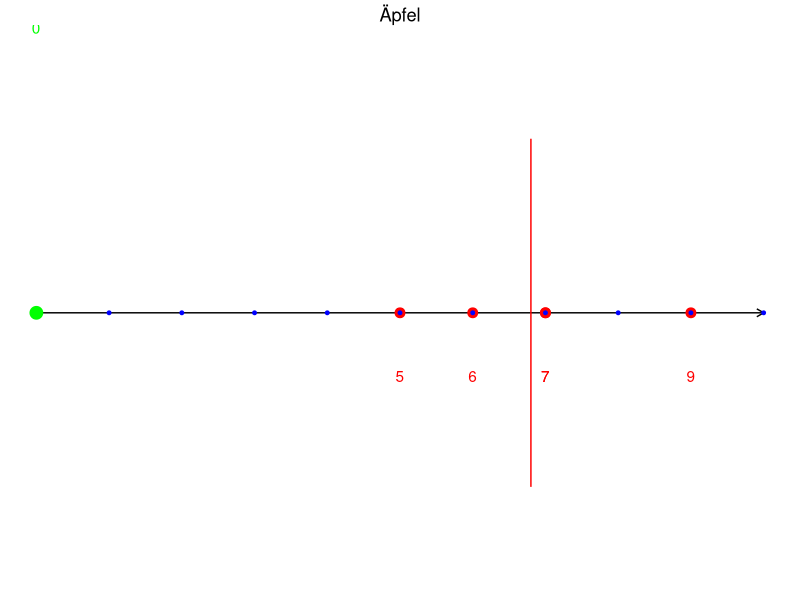
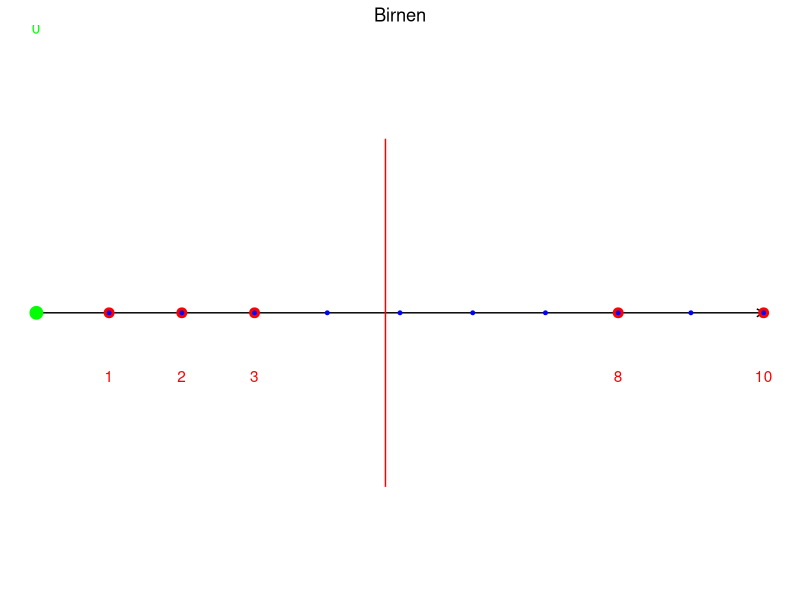
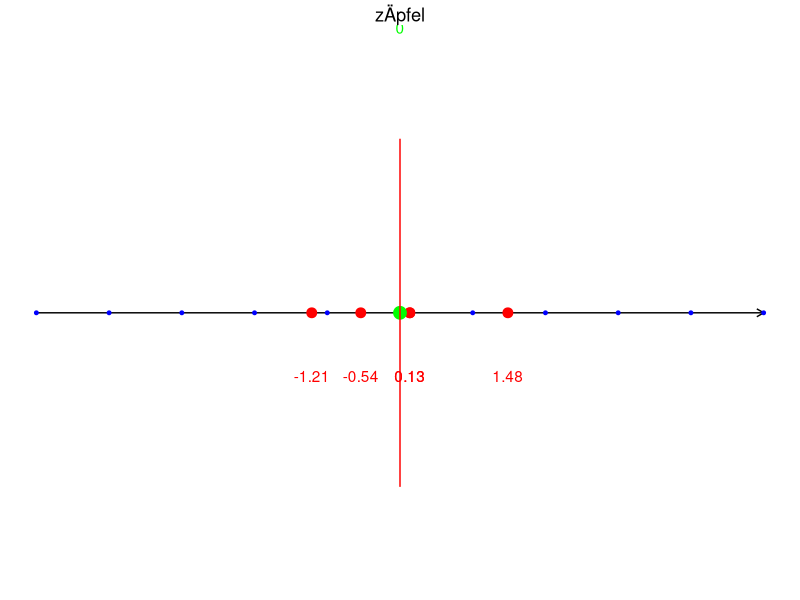
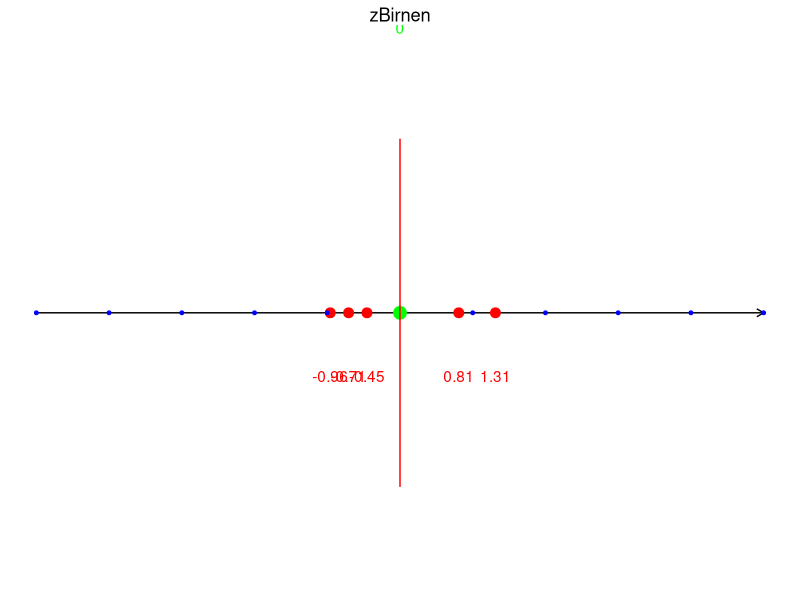
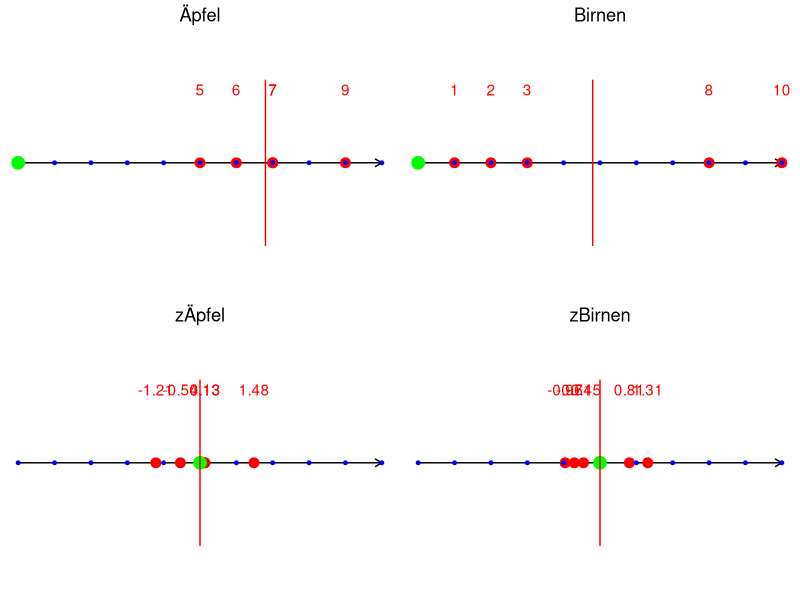

Reproduce these figures in R, in order.
library(tidyverse)
library(gridExtra)


Äpfel <- c(9,7,5,6,7)
Birnen <- c(3,2,8,10,1)

zÄpfel <- scale(Äpfel)
zBirnen <- scale(Birnen)

zÄpfel
zBirnen


create_number_line <- function(data, title, rotate_labels = FALSE, minimum, maximum, 
                               marked_numbers = NULL, marked_with_line = NULL) {
  full_range <- minimum:maximum # Range based on minimum and maximum
  
  plot <- ggplot() + 
    # Line
    geom_segment(aes(x = min(full_range), xend = max(full_range), y = 0, yend = 0), 
                 arrow = arrow(length = unit(0.2, "cm"))) +
    # Points from the vector
    geom_point(aes(x = data, y = rep(0, length(data))), size = 3, color = "red") +
    # Labels for points from the vector
    geom_text(aes(x = data, y = rep(-0.3, length(data)), label = round(data, 2)), 
              vjust = -16, color = "red", angle = ifelse(rotate_labels, 90, 0)) +
    # Markers for whole numbers
    geom_point(aes(x = full_range, y = rep(0, length(full_range))), size = 1, color = "blue") +
    ggtitle(title) +
    theme_void() +
    theme(panel.grid = element_blank(), plot.title = element_text(hjust = 0.5))
  
  # Mark specific numbers with points and labels if provided
  if (!is.null(marked_numbers)) {
    plot <- plot +
      geom_point(aes(x = marked_numbers, y = rep(0, length(marked_numbers))), size = 4, color = "green") +
      geom_text(aes(x = marked_numbers, y = rep(0.3, length(marked_numbers)), label = marked_numbers), 
                vjust = -1.5, color = "green")
  }
  
  # Add orthogonal red lines for specified numbers
  if (!is.null(marked_with_line)) {
    plot <- plot +
      geom_segment(aes(x = marked_with_line, xend = marked_with_line, y = -0.2, yend = 0.2), 
                   color = "red", size = 0.5)
  }
  
  return(plot)
}

line_Äpfel <- create_number_line(Äpfel, "Äpfel", F, 0, 10, 0,mean(Äpfel))
line_Äpfel

line_Birnen <- create_number_line(Birnen, "Birnen", F, 0, 10, 0,mean(Birnen))
line_Birnen

line_zÄpfel <- create_number_line(zÄpfel, "zÄpfel", F, -5, 5, 0, 0)
line_zÄpfel

line_zBirnen <- create_number_line(zBirnen, "zBirnen", F, -5, 5, 0, 0)
line_zBirnen

grid.arrange(line_Äpfel, line_Birnen, line_zÄpfel,line_zBirnen, nrow = 2)



